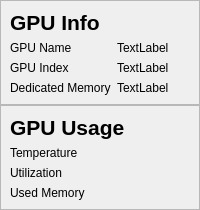
            <widget class="QWidget" name="GPU">
             <layout class="QVBoxLayout" name="verticalLayout_5">
              <property name="spacing">
               <number>0</number>
              </property>
              <property name="leftMargin">
               <number>0</number>
              </property>
              <property name="topMargin">
               <number>0</number>
              </property>
              <property name="rightMargin">
               <number>0</number>
              </property>
              <property name="bottomMargin">
               <number>0</number>
              </property>
              <item>
               <widget class="QFrame" name="gpu_info">
                <property name="frameShape">
                 <enum>QFrame::StyledPanel</enum>
                </property>
                <property name="frameShadow">
                 <enum>QFrame::Raised</enum>
                </property>
                <layout class="QGridLayout" name="gridLayout_3">
                 <item row="0" column="0" alignment="Qt::AlignTop">
                  <widget class="QLabel" name="label_22">
                   <property name="font">
                    <font>
                     <pointsize>16</pointsize>
                     <bold>true</bold>
                    </font>
                   </property>
                   <property name="text">
                    <string>GPU Info</string>
                   </property>
                  </widget>
                 </item>
                 <item row="1" column="0">
                  <widget class="QLabel" name="label_23">
                   <property name="text">
                    <string>GPU Name</string>
                   </property>
                  </widget>
                 </item>
                 <item row="1" column="1">
                  <widget class="QLabel" name="label_26">
                   <property name="text">
                    <string>TextLabel</string>
                   </property>
                  </widget>
                 </item>
                 <item row="2" column="0">
                  <widget class="QLabel" name="label_24">
                   <property name="text">
                    <string>GPU Index</string>
                   </property>
                  </widget>
                 </item>
                 <item row="2" column="1">
                  <widget class="QLabel" name="label_27">
                   <property name="text">
                    <string>TextLabel</string>
                   </property>
                  </widget>
                 </item>
                 <item row="3" column="0">
                  <widget class="QLabel" name="label_25">
                   <property name="text">
                    <string>Dedicated Memory</string>
                   </property>
                  </widget>
                 </item>
                 <item row="3" column="1">
                  <widget class="QLabel" name="label_28">
                   <property name="text">
                    <string>TextLabel</string>
                   </property>
                  </widget>
                 </item>
                </layout>
               </widget>
              </item>
              <item>
               <widget class="QFrame" name="gpu_usage">
                <property name="frameShape">
                 <enum>QFrame::StyledPanel</enum>
                </property>
                <property name="frameShadow">
                 <enum>QFrame::Raised</enum>
                </property>
                <layout class="QGridLayout" name="gridLayout_4">
                 <item row="0" column="0" alignment="Qt::AlignTop">
                  <widget class="QLabel" name="label_29">
                   <property name="font">
                    <font>
                     <pointsize>16</pointsize>
                     <bold>true</bold>
                    </font>
                   </property>
                   <property name="text">
                    <string>GPU Usage</string>
                   </property>
                  </widget>
                 </item>
                 <item row="1" column="0">
                  <widget class="QLabel" name="label_30">
                   <property name="text">
                    <string>Temperature</string>
                   </property>
                  </widget>
                 </item>
                 <item row="3" column="0">
                  <widget class="QLabel" name="label_32">
                   <property name="text">
                    <string>Used Memory</string>
                   </property>
                  </widget>
                 </item>
                 <item row="2" column="0">
                  <widget class="QLabel" name="label_31">
                   <property name="text">
                    <string>Utilization</string>
                   </property>
                  </widget>
                 </item>
                 <item row="2" column="1">
                  <widget class="QWidget" name="widget_gpu_util" native="true"/>
                 </item>
                 <item row="1" column="1">
                  <widget class="QWidget" name="widget_gpu_temp" native="true"/>
                 </item>
                 <item row="3" column="1">
                  <widget class="QWidget" name="widget_gpu_mem" native="true"/>
                 </item>
                </layout>
               </widget>
              </item>
             </layout>
            </widget>
